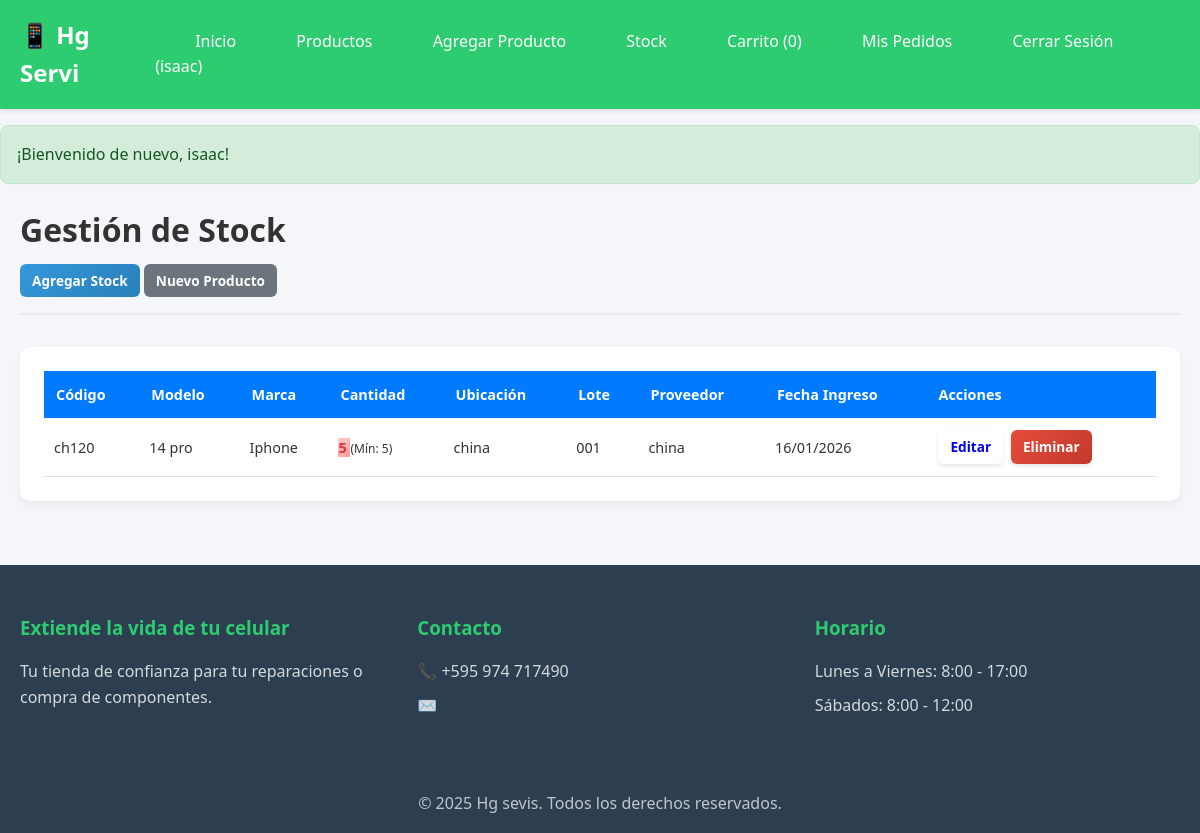
The app's page /stock/listar.php (signed in) with its own data.
### tables this page shows
CREATE TABLE `stock` (
  `id` int(11) NOT NULL,
  `producto_id` int(11) NOT NULL,
  `cantidad` int(11) NOT NULL DEFAULT 0,
  `cantidad_minima` int(11) DEFAULT 1,
  `ubicacion` varchar(100) DEFAULT NULL,
  `proveedor` varchar(100) DEFAULT NULL,
  `lote` varchar(50) DEFAULT NULL,
  `fecha_ingreso` date DEFAULT NULL
);

CREATE TABLE `productos` (
  `id` int(11) NOT NULL,
  `codigo` varchar(100) NOT NULL,
  `modelo` varchar(100) NOT NULL,
  `marca` varchar(50) NOT NULL,
  `calidad` varchar(50) DEFAULT NULL,
  `color` varchar(30) DEFAULT NULL,
  `imagen` varchar(1000) NOT NULL,
  `categoria` varchar(100) DEFAULT NULL,
  `precio` int(11) NOT NULL,
  `created_at` timestamp NOT NULL DEFAULT current_timestamp(),
  `updated_at` timestamp NOT NULL DEFAULT current_timestamp() ON UPDATE current_timestamp()
);

### models/stock.php (called while the page is built, shortened)
<?php
class Stock
{
    private $conn;
    private $tabla = "stock";
    public function __construct()
    {
        $database = new Database();
        $this->conn = $database->getConnection();
    }
    public function obtenerTodos()
    {
        $sql = "SELECT
                s.*,
                p.codigo AS producto_codigo,
                p.modelo AS producto_modelo,
                p.marca,
                p.precio,
                p.color,
                p.categoria,
                p.calidad,
                p.imagen
            FROM {$this->tabla} s
            INNER JOIN productos p ON p.id = s.producto_id
            ORDER BY s.id DESC";
        return $this->conn->query($sql)->fetchAll(PDO::FETCH_ASSOC);
    }
}

### config.php (called while the page is built, shortened)
<?php
class Database {
    private $host = "localhost";
    private $db_name = "hg_servi";
    private $username = "root";
    private $password = "";
    public function getConnection() {
        $this->conn = null;
        try {
            $dsn = "mysql:host=" . $this->host . ";dbname=" . $this->db_name . ";charset=utf8mb4";
            $options = [
                PDO::ATTR_ERRMODE => PDO::ERRMODE_EXCEPTION,
                PDO::ATTR_DEFAULT_FETCH_MODE => PDO::FETCH_ASSOC,
                PDO::ATTR_EMULATE_PREPARES => false
            ];
            $this->conn = new PDO($dsn, $this->username, $this->password, $options);
        } catch(PDOException $exception) {
            if (true) {
                die("<div style='background:#f8d7da; padding:20px; border-radius:5px;'>
                    <h3 style='color:#721c24;'>Error de conexión a base de datos</h3>
                    <p><strong>Mensaje:</strong> " . $exception->getMessage() . "</p>
                    <p>Verifica que:</p>
                    <ol>
                        <li>MySQL esté corriendo en XAMPP</li>
                        <li>La base de datos 'hg_servi' exista</li>
                        <li>Las credenciales sean correctas</li>
                    </ol>
                </div>");
            } else {
                error_log("Error de conexión: " . $exception->getMessage());
                return null;
            }
        }
        return $this->conn;
    }
}
    return 'assets/defaults/product.jpg';
?>

### stock/listar.php (the view, shortened to what this page needs)
<?php
require_once 'config.php';
$stock = new Stock();
$registros = $stock->obtenerTodos();
include '../views/header.php';
?>
<div class="container">
    <div class="admin-header">
        <h1>Gestión de Stock</h1>
        <div class="header-actions">
            <a href="agregar.php" class="btn btn-primary">Agregar Stock</a>
            <a href="../productos/agregar.php" class="btn btn-secondary">Nuevo Producto</a>
        </div>
    </div>
    <div class="table-container">
        <table class="data-table">
            <thead>
                <tr>
                    <th>Código</th>
                    <th>Modelo</th>
                    <th>Marca</th>
                    <th>Cantidad</th>
                    <th>Ubicación</th>
                    <th>Lote</th>
                    <th>Proveedor</th>
                    <th>Fecha Ingreso</th>
                    <th>Acciones</th>
                </tr>
            </thead>
            <tbody>
                <?php if (empty($registros)): ?>
                    <tr>
                        <td colspan="9" class="text-center">No hay registros de stock</td>
                    </tr>
                <?php else: ?>
                    <?php foreach ($registros as $registro): ?>
                    <tr>
                        <td><?php echo htmlspecialchars($registro['producto_codigo']); ?></td>
                        <td><?php echo htmlspecialchars($registro['producto_modelo']); ?></td>
                        <td><?php echo htmlspecialchars($registro['marca']); ?></td>
                        <td>
                            <span class="<?php echo ($registro['cantidad'] <= $registro['cantidad_minima']) ? 'stock-bajo' : 'stock-normal'; ?>">
                                <?php echo $registro['cantidad']; ?>
                            </span>
                            <?php if ($registro['cantidad_minima'] > 0): ?>
                                <small>(Mín: <?php echo $registro['cantidad_minima']; ?>)</small>
                            <?php endif; ?>
                        </td>
                        <td><?php echo htmlspecialchars($registro['ubicacion']); ?></td>
                        <td><?php echo htmlspecialchars($registro['lote']); ?></td>
                        <td><?php echo htmlspecialchars($registro['proveedor']); ?></td>
                        <td><?php echo date('d/m/Y', strtotime($registro['fecha_ingreso'])); ?></td>
                        <td class="actions">
                            <a href="editar.php?id=<?php echo $registro['id']; ?>" class="btn btn-sm">Editar</a>
                            <a href="eliminar.php?id=<?php echo $registro['id']; ?>"
                               class="btn btn-sm btn-danger"
                               onclick="return confirm('¿Eliminar este registro?')">Eliminar</a>
                        </td>
                    </tr>
                    <?php endforeach; ?>
                <?php endif; ?>
            </tbody>
        </table>
    </div>
</div>
<?php include '../views/footer.php'; ?>

### assets/css/style.css (style rules this page uses)
* { margin: 0; padding: 0; box-sizing: border-box; }
body { font-family: 'Arial', sans-serif; line-height: 1.6; color: #333; background-color: #f8f9fa; }
.container { max-width: 1200px; margin: 0 auto; padding: 0 20px; }
.btn { display: inline-block; padding: 0.75rem 1.5rem; text-decoration: none; border: none; border-radius: 4px; cursor: pointer; font-size: 1rem; transition: all 0.3s; text-align: center; }
.btn-primary { background: #2ecc71; color: white; }
.btn-secondary { background: transparent; color: white; border: 2px solid white; }
.btn-danger { background: #e74c3c; color: white; }

### assets/css/productos.css (style rules this page uses)
.btn { padding: 10px 20px; border: none; border-radius: 8px; cursor: pointer; text-decoration: none; display: inline-flex; align-items: center; justify-content: center; gap: 8px; font-weight: 600; transition: all 0.2s ease; font-size: 14px; flex: 1; }
.btn-danger { background: linear-gradient(135deg, #dc3545, #c82333); color: white; }

### assets/css/productos1.css (style rules this page uses)
.btn { padding: 0.75rem 1rem; border: none; border-radius: 6px; cursor: pointer; text-decoration: none; display: inline-flex; align-items: center; justify-content: center; font-weight: 500; transition: all 0.2s ease; }

### assets/css/add_product.css (style rules this page uses)
.container { max-width: 1200px; margin: 0 auto; padding: 0 20px; }
.admin-header { margin-bottom: 2rem; padding-bottom: 1rem; border-bottom: 2px solid #e9ecef; }
.admin-header h1 { color: #333; margin-bottom: 0.5rem; font-size: 2rem; }
.btn { padding: 0.75rem 1.5rem; border: none; border-radius: 6px; font-size: 1rem; font-weight: 600; cursor: pointer; text-decoration: none; display: inline-flex; align-items: center; justify-content: center; transition: all 0.2s ease; text-align: center; }
.btn-primary { background: #007bff; color: white; }
.btn-secondary { background: #6c757d; color: white; }

### assets/css/stock.css (style rules this page uses)
:root { --primary-color: #2c3e50; --secondary-color: #3498db; --success-color: #27ae60; --danger-color: #e74c3c; --warning-color: #f39c12; --info-color: #17a2b8; --light-color: #ecf0f1; --dark-color: #34495e; --gray-light: #f8f9fa; --gray-dark: #6c757d; --border-radius: 8px; --box-shadow: 0 4px 6px rgba(251, 246, 246, 0.1); --transition: all 0.3s ease; }
* { margin: 0; padding: 0; box-sizing: border-box; }
body { font-family: 'Segoe UI', Tahoma, Geneva, Verdana, sans-serif; background: linear-gradient(135deg, #f5f7fa 0%, #c3cfe2 100%); min-height: 100vh; color: #333; line-height: 1.6; }
.stock-bajo { background: linear-gradient(135deg, #ffcccc, #ff9999) !important; animation: pulseWarning 2s infinite; }
.btn-sm { padding: 6px 12px; border-radius: 6px; margin: 2px; transition: var(--transition); border: none; box-shadow: 0 2px 4px rgba(0,0,0,0.1); }
.btn-primary { background: linear-gradient(135deg, var(--secondary-color), #2980b9); }
.btn-danger { background: linear-gradient(135deg, var(--danger-color), #c0392b); }

### assets/css/order.css (style rules this page uses)
body { background: #f4f6f9; font-family: 'Segoe UI', Tahoma, sans-serif; }
h1 { margin-bottom: 1.5rem; color: #2c3e50; }
.table-container { background: #ffffff; padding: 1.5rem; border-radius: 10px; box-shadow: 0 4px 10px rgba(0,0,0,0.05); }
table { width: 100%; border-collapse: collapse; background: #fff; }
thead { background: #007bff; color: #ffffff; }
thead th { padding: 12px; text-align: left; font-size: 0.9rem; }
tbody td { padding: 10px; border-bottom: 1px solid #e0e0e0; font-size: 0.9rem; }
.btn { padding: 6px 12px; border-radius: 6px; text-decoration: none; font-size: 0.85rem; font-weight: bold; transition: all 0.2s ease; }

### assets/css/order-success.css (style rules this page uses)
* { margin: 0; padding: 0; box-sizing: border-box; font-family: 'Segoe UI', Tahoma, sans-serif; }
body { background: #f4f6f9; color: #333; }

### stock/listar.php (style rules this page uses)
.stock-bajo { color: #dc3545; font-weight: bold; }

### records on screen
stock: producto.codigo "ch120", producto.modelo "14 pro", producto.marca "Iphone", cantidad "5", cantidad_minima "5", ubicacion "china", lote "001", proveedor "china", fecha_ingreso "16/01/2026"

### other values on screen
getCartCount() "0"
$_SESSION['user_name'] "isaac"
$_SESSION['success'] "¡Bienvenido de nuevo, isaac!"
